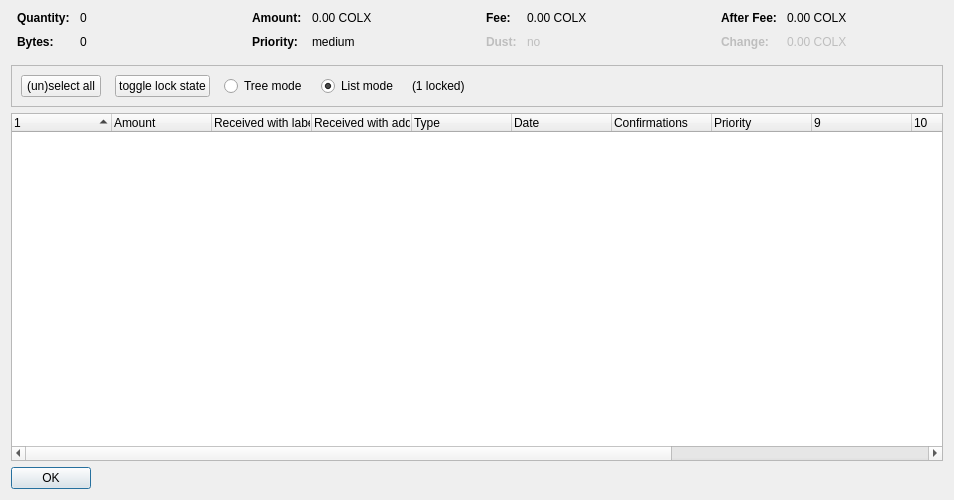
<?xml version="1.0" encoding="UTF-8"?>
<ui version="4.0">
 <class>CoinControlDialog</class>
 <widget class="QDialog" name="CoinControlDialog">
  <property name="geometry">
   <rect>
    <x>0</x>
    <y>0</y>
    <width>954</width>
    <height>500</height>
   </rect>
  </property>
  <property name="windowTitle">
   <string>Coin Selection</string>
  </property>
  <layout class="QVBoxLayout" name="verticalLayout">
   <item>
    <layout class="QHBoxLayout" name="horizontalLayoutTop" stretch="0,0,0,0">
     <property name="topMargin">
      <number>0</number>
     </property>
     <property name="bottomMargin">
      <number>10</number>
     </property>
     <item>
      <layout class="QFormLayout" name="formLayoutCoinControl1">
       <property name="horizontalSpacing">
        <number>10</number>
       </property>
       <property name="verticalSpacing">
        <number>10</number>
       </property>
       <property name="leftMargin">
        <number>6</number>
       </property>
       <property name="rightMargin">
        <number>6</number>
       </property>
       <item row="0" column="0">
        <widget class="QLabel" name="labelCoinControlQuantityText">
         <property name="font">
          <font>
           <weight>75</weight>
           <bold>true</bold>
          </font>
         </property>
         <property name="text">
          <string>Quantity:</string>
         </property>
        </widget>
       </item>
       <item row="0" column="1">
        <widget class="QLabel" name="labelCoinControlQuantity">
         <property name="cursor">
          <cursorShape>IBeamCursor</cursorShape>
         </property>
         <property name="contextMenuPolicy">
          <enum>Qt::ActionsContextMenu</enum>
         </property>
         <property name="text">
          <string notr="true">0</string>
         </property>
         <property name="textInteractionFlags">
          <set>Qt::LinksAccessibleByMouse|Qt::TextSelectableByKeyboard|Qt::TextSelectableByMouse</set>
         </property>
        </widget>
       </item>
       <item row="1" column="0">
        <widget class="QLabel" name="labelCoinControlBytesText">
         <property name="font">
          <font>
           <weight>75</weight>
           <bold>true</bold>
          </font>
         </property>
         <property name="text">
          <string>Bytes:</string>
         </property>
        </widget>
       </item>
       <item row="1" column="1">
        <widget class="QLabel" name="labelCoinControlBytes">
         <property name="cursor">
          <cursorShape>IBeamCursor</cursorShape>
         </property>
         <property name="contextMenuPolicy">
          <enum>Qt::ActionsContextMenu</enum>
         </property>
         <property name="text">
          <string notr="true">0</string>
         </property>
         <property name="textInteractionFlags">
          <set>Qt::LinksAccessibleByMouse|Qt::TextSelectableByKeyboard|Qt::TextSelectableByMouse</set>
         </property>
        </widget>
       </item>
      </layout>
     </item>
     <item>
      <layout class="QFormLayout" name="formLayoutCoinControl2">
       <property name="horizontalSpacing">
        <number>10</number>
       </property>
       <property name="verticalSpacing">
        <number>10</number>
       </property>
       <property name="leftMargin">
        <number>6</number>
       </property>
       <property name="rightMargin">
        <number>6</number>
       </property>
       <item row="0" column="0">
        <widget class="QLabel" name="labelCoinControlAmountText">
         <property name="font">
          <font>
           <weight>75</weight>
           <bold>true</bold>
          </font>
         </property>
         <property name="text">
          <string>Amount:</string>
         </property>
        </widget>
       </item>
       <item row="0" column="1">
        <widget class="QLabel" name="labelCoinControlAmount">
         <property name="cursor">
          <cursorShape>IBeamCursor</cursorShape>
         </property>
         <property name="contextMenuPolicy">
          <enum>Qt::ActionsContextMenu</enum>
         </property>
         <property name="text">
          <string notr="true">0.00 COLX</string>
         </property>
         <property name="textInteractionFlags">
          <set>Qt::LinksAccessibleByMouse|Qt::TextSelectableByKeyboard|Qt::TextSelectableByMouse</set>
         </property>
        </widget>
       </item>
       <item row="1" column="0">
        <widget class="QLabel" name="labelCoinControlPriorityText">
         <property name="font">
          <font>
           <weight>75</weight>
           <bold>true</bold>
          </font>
         </property>
         <property name="text">
          <string>Priority:</string>
         </property>
        </widget>
       </item>
       <item row="1" column="1">
        <widget class="QLabel" name="labelCoinControlPriority">
         <property name="cursor">
          <cursorShape>IBeamCursor</cursorShape>
         </property>
         <property name="contextMenuPolicy">
          <enum>Qt::ActionsContextMenu</enum>
         </property>
         <property name="text">
          <string>medium</string>
         </property>
         <property name="textInteractionFlags">
          <set>Qt::LinksAccessibleByMouse|Qt::TextSelectableByKeyboard|Qt::TextSelectableByMouse</set>
         </property>
        </widget>
       </item>
      </layout>
     </item>
     <item>
      <layout class="QFormLayout" name="formLayoutCoinControl3">
       <property name="horizontalSpacing">
        <number>10</number>
       </property>
       <property name="verticalSpacing">
        <number>10</number>
       </property>
       <property name="leftMargin">
        <number>6</number>
       </property>
       <property name="rightMargin">
        <number>6</number>
       </property>
       <item row="0" column="0">
        <widget class="QLabel" name="labelCoinControlFeeText">
         <property name="font">
          <font>
           <weight>75</weight>
           <bold>true</bold>
          </font>
         </property>
         <property name="text">
          <string>Fee:</string>
         </property>
        </widget>
       </item>
       <item row="0" column="1">
        <widget class="QLabel" name="labelCoinControlFee">
         <property name="cursor">
          <cursorShape>IBeamCursor</cursorShape>
         </property>
         <property name="contextMenuPolicy">
          <enum>Qt::ActionsContextMenu</enum>
         </property>
         <property name="text">
          <string notr="true">0.00 COLX</string>
         </property>
         <property name="textInteractionFlags">
          <set>Qt::LinksAccessibleByMouse|Qt::TextSelectableByKeyboard|Qt::TextSelectableByMouse</set>
         </property>
        </widget>
       </item>
       <item row="1" column="0">
        <widget class="QLabel" name="labelCoinControlLowOutputText">
         <property name="enabled">
          <bool>false</bool>
         </property>
         <property name="font">
          <font>
           <weight>75</weight>
           <bold>true</bold>
          </font>
         </property>
         <property name="text">
          <string>Dust:</string>
         </property>
        </widget>
       </item>
       <item row="1" column="1">
        <widget class="QLabel" name="labelCoinControlLowOutput">
         <property name="enabled">
          <bool>false</bool>
         </property>
         <property name="cursor">
          <cursorShape>IBeamCursor</cursorShape>
         </property>
         <property name="contextMenuPolicy">
          <enum>Qt::ActionsContextMenu</enum>
         </property>
         <property name="text">
          <string>no</string>
         </property>
         <property name="textInteractionFlags">
          <set>Qt::LinksAccessibleByMouse|Qt::TextSelectableByKeyboard|Qt::TextSelectableByMouse</set>
         </property>
        </widget>
       </item>
      </layout>
     </item>
     <item>
      <layout class="QFormLayout" name="formLayoutCoinControl4">
       <property name="horizontalSpacing">
        <number>10</number>
       </property>
       <property name="verticalSpacing">
        <number>10</number>
       </property>
       <property name="leftMargin">
        <number>6</number>
       </property>
       <property name="rightMargin">
        <number>6</number>
       </property>
       <item row="0" column="0">
        <widget class="QLabel" name="labelCoinControlAfterFeeText">
         <property name="font">
          <font>
           <weight>75</weight>
           <bold>true</bold>
          </font>
         </property>
         <property name="text">
          <string>After Fee:</string>
         </property>
        </widget>
       </item>
       <item row="0" column="1">
        <widget class="QLabel" name="labelCoinControlAfterFee">
         <property name="cursor">
          <cursorShape>IBeamCursor</cursorShape>
         </property>
         <property name="contextMenuPolicy">
          <enum>Qt::ActionsContextMenu</enum>
         </property>
         <property name="text">
          <string notr="true">0.00 COLX</string>
         </property>
         <property name="textInteractionFlags">
          <set>Qt::LinksAccessibleByMouse|Qt::TextSelectableByKeyboard|Qt::TextSelectableByMouse</set>
         </property>
        </widget>
       </item>
       <item row="1" column="0">
        <widget class="QLabel" name="labelCoinControlChangeText">
         <property name="enabled">
          <bool>false</bool>
         </property>
         <property name="font">
          <font>
           <weight>75</weight>
           <bold>true</bold>
          </font>
         </property>
         <property name="text">
          <string>Change:</string>
         </property>
        </widget>
       </item>
       <item row="1" column="1">
        <widget class="QLabel" name="labelCoinControlChange">
         <property name="enabled">
          <bool>false</bool>
         </property>
         <property name="cursor">
          <cursorShape>IBeamCursor</cursorShape>
         </property>
         <property name="contextMenuPolicy">
          <enum>Qt::ActionsContextMenu</enum>
         </property>
         <property name="text">
          <string notr="true">0.00 COLX</string>
         </property>
         <property name="textInteractionFlags">
          <set>Qt::LinksAccessibleByMouse|Qt::TextSelectableByKeyboard|Qt::TextSelectableByMouse</set>
         </property>
        </widget>
       </item>
      </layout>
     </item>
    </layout>
   </item>
   <item>
    <widget class="QFrame" name="frame">
     <property name="minimumSize">
      <size>
       <width>0</width>
       <height>40</height>
      </size>
     </property>
     <property name="frameShape">
      <enum>QFrame::StyledPanel</enum>
     </property>
     <property name="frameShadow">
      <enum>QFrame::Sunken</enum>
     </property>
     <layout class="QHBoxLayout" name="horizontalLayout">
      <item>
       <layout class="QHBoxLayout" name="horizontalLayoutPanel" stretch="0,0,0,0,0,0">
        <property name="spacing">
         <number>14</number>
        </property>
        <item>
         <widget class="QPushButton" name="pushButtonSelectAll">
          <property name="sizePolicy">
           <sizepolicy hsizetype="Maximum" vsizetype="Fixed">
            <horstretch>0</horstretch>
            <verstretch>0</verstretch>
           </sizepolicy>
          </property>
          <property name="text">
           <string>(un)select all</string>
          </property>
          <property name="autoDefault">
           <bool>false</bool>
          </property>
         </widget>
        </item>
        <item>
         <widget class="QPushButton" name="pushButtonToggleLock">
          <property name="sizePolicy">
           <sizepolicy hsizetype="Maximum" vsizetype="Fixed">
            <horstretch>0</horstretch>
            <verstretch>0</verstretch>
           </sizepolicy>
          </property>
          <property name="text">
           <string>toggle lock state</string>
          </property>
          <property name="autoDefault">
           <bool>false</bool>
          </property>
         </widget>
        </item>
        <item>
         <widget class="QRadioButton" name="radioTreeMode">
          <property name="sizePolicy">
           <sizepolicy hsizetype="Maximum" vsizetype="Fixed">
            <horstretch>0</horstretch>
            <verstretch>0</verstretch>
           </sizepolicy>
          </property>
          <property name="text">
           <string>Tree mode</string>
          </property>
         </widget>
        </item>
        <item>
         <widget class="QRadioButton" name="radioListMode">
          <property name="sizePolicy">
           <sizepolicy hsizetype="Maximum" vsizetype="Fixed">
            <horstretch>0</horstretch>
            <verstretch>0</verstretch>
           </sizepolicy>
          </property>
          <property name="text">
           <string>List mode</string>
          </property>
          <property name="checked">
           <bool>true</bool>
          </property>
         </widget>
        </item>
        <item>
         <widget class="QLabel" name="labelLocked">
          <property name="text">
           <string>(1 locked)</string>
          </property>
         </widget>
        </item>
        <item>
         <spacer name="horizontalSpacer">
          <property name="orientation">
           <enum>Qt::Horizontal</enum>
          </property>
          <property name="sizeHint" stdset="0">
           <size>
            <width>40</width>
            <height>20</height>
           </size>
          </property>
         </spacer>
        </item>
       </layout>
      </item>
     </layout>
    </widget>
   </item>
   <item>
    <widget class="CoinControlTreeWidget" name="treeWidget">
     <property name="contextMenuPolicy">
      <enum>Qt::CustomContextMenu</enum>
     </property>
     <property name="sortingEnabled">
      <bool>false</bool>
     </property>
     <property name="columnCount">
      <number>13</number>
     </property>
     <attribute name="headerShowSortIndicator" stdset="0">
      <bool>true</bool>
     </attribute>
     <attribute name="headerStretchLastSection">
      <bool>false</bool>
     </attribute>
     <column>
      <property name="text">
       <string/>
      </property>
     </column>
     <column>
      <property name="text">
       <string>Amount</string>
      </property>
     </column>
     <column>
      <property name="text">
       <string>Received with label</string>
      </property>
     </column>
     <column>
      <property name="text">
       <string>Received with address</string>
      </property>
     </column>
     <column>
      <property name="text">
       <string>Type</string>
      </property>
     </column>
     <column>
      <property name="text">
       <string>Date</string>
      </property>
     </column>
     <column>
      <property name="text">
       <string>Confirmations</string>
      </property>
      <property name="toolTip">
       <string>Confirmed</string>
      </property>
     </column>
     <column>
      <property name="text">
       <string>Priority</string>
      </property>
     </column>
     <column>
      <property name="text">
       <string/>
      </property>
     </column>
     <column>
      <property name="text">
       <string/>
      </property>
     </column>
     <column>
      <property name="text">
       <string/>
      </property>
     </column>
     <column>
      <property name="text">
       <string/>
      </property>
     </column>
     <column>
      <property name="text">
       <string/>
      </property>
     </column>
    </widget>
   </item>
   <item>
    <widget class="QDialogButtonBox" name="buttonBox">
     <property name="sizePolicy">
      <sizepolicy hsizetype="Maximum" vsizetype="Fixed">
       <horstretch>0</horstretch>
       <verstretch>0</verstretch>
      </sizepolicy>
     </property>
     <property name="orientation">
      <enum>Qt::Horizontal</enum>
     </property>
     <property name="standardButtons">
      <set>QDialogButtonBox::Ok</set>
     </property>
    </widget>
   </item>
  </layout>
 </widget>
 <customwidgets>
  <customwidget>
   <class>CoinControlTreeWidget</class>
   <extends>QTreeWidget</extends>
   <header>coincontroltreewidget.h</header>
  </customwidget>
 </customwidgets>
 <resources/>
 <connections/>
</ui>
